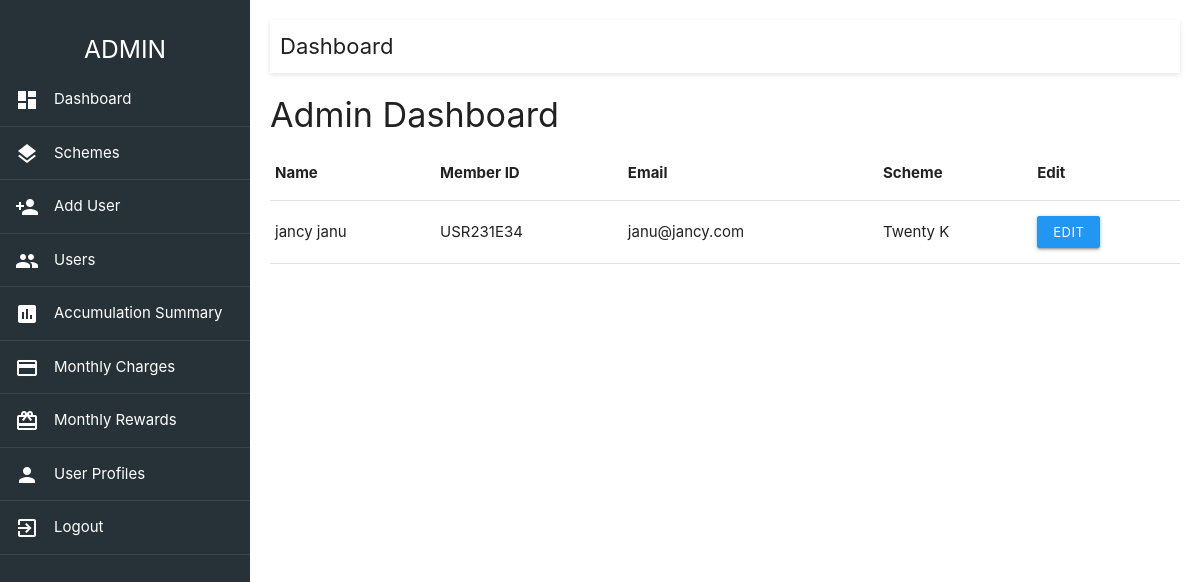
/admin-dashboard/ (signed in), run on the app's committed database.
### app/models.py (models this page shows, shortened)
class UserProfile(models.Model):
    user = models.OneToOneField(User, on_delete=models.CASCADE)
    scheme = models.ForeignKey(Scheme, on_delete=models.SET_NULL, null=True)
    member_id = models.CharField(max_length=20, unique=True, blank=True)

class Scheme(models.Model):
    name = models.CharField(max_length=100)
    amount = models.PositiveIntegerField()
    monthly_reward_text = models.CharField(max_length=255)
    monthly_charge = models.PositiveIntegerField()

### app/views.py (the view)
# urls.py: path('admin-dashboard/', admin_dashboard, name='admin_dashboard'),
@login_required
def admin_dashboard(request):
    if not request.user.is_superuser:
        return redirect("/")
    profiles = UserProfile.objects.select_related("user", "scheme").all()
    return render(request, "admin_dashboard.html", {
        "profiles": profiles
    })

### templates/admin_dashboard.html
{% extends "admin_base.html" %}
{% block content %}
<h4>Admin Dashboard</h4>
<table class="highlight">
    <thead>
        <tr>
            <th>Name</th>
            <th>Member ID</th>
            <th>Email</th>
            <th>Scheme</th>
            <th>Edit</th>
        </tr>
    </thead>
    <tbody>
        {% for p in profiles %}
        <tr>
            <td>{{ p.user.first_name }} {{ p.user.last_name }}</td>
            <td>{{ p.member_id }}</td>
            <td>{{ p.user.email }}</td>
            <td>{% if p.scheme %}{{ p.scheme.name }}{% else %}-{% endif %}</td>
            <td>
                <a href="/admin-user-profile/{{ p.user.id }}/" class="btn-small blue">
                    Edit
                </a>
            </td>
        </tr>
        {% endfor %}
    </tbody>
</table>
{% endblock %}

### templates/admin_base.html (style rules this page uses)
body { display: flex; min-height: 100vh; margin: 0; }

### data on the page
UserProfile: user.first_name "jancy", user.last_name "janu", member_id "USR231E34", user.email "janu@jancy.com", scheme.name "Twenty K"

### other printed values
{{ title|default:"Dashboard" }} "Dashboard"
